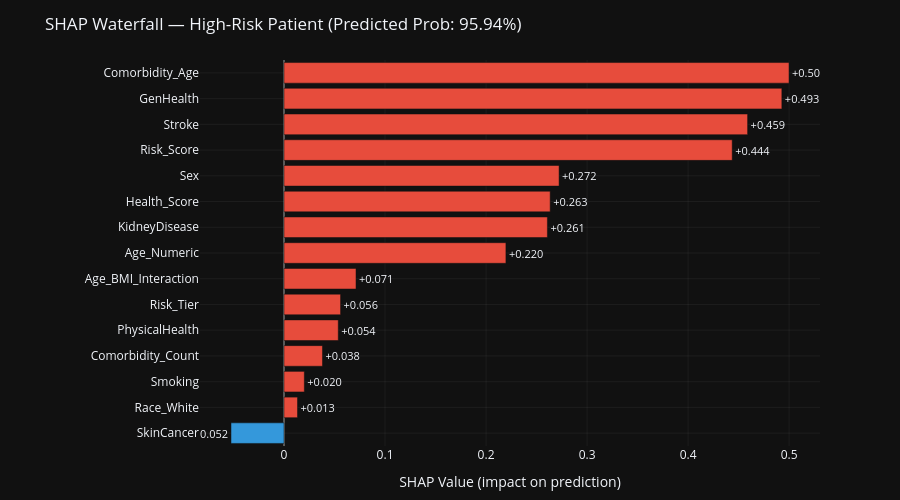

Here is the notebook cell this chart was saved with:
### Code cell
# 3. SHAP Waterfall (For a high-risk patient) — Plotly
y_pred_proba = xgb_v2.predict_proba(X_sample)[:, 1]
high_risk_idx = np.argmax(y_pred_proba)

sv = shap_values[high_risk_idx]
feat_names = X_test.columns.tolist()

# Get top 15 features by absolute SHAP value
wf_df = pd.DataFrame({
    'feature': feat_names,
    'shap_value': sv,
    'abs_shap': np.abs(sv)
}).sort_values('abs_shap', ascending=False).head(15)
wf_df = wf_df.sort_values('shap_value', ascending=True)

colors = ['#E74C3C' if v > 0 else '#3498DB' for v in wf_df['shap_value']]

fig3 = go.Figure(go.Bar(
    x=wf_df['shap_value'],
    y=wf_df['feature'],
    orientation='h',
    marker_color=colors,
    text=[f"{v:+.3f}" for v in wf_df['shap_value']],
    textposition='outside',
    textfont=dict(size=11),
))
fig3.update_layout(
    title=f'SHAP Waterfall — High-Risk Patient (Predicted Prob: {y_pred_proba[high_risk_idx]:.2%})',
    xaxis=dict(
        title='SHAP Value (impact on prediction)',
        zeroline=True, zerolinecolor='rgba(255,255,255,0.3)', zerolinewidth=2,
        gridcolor='rgba(255,255,255,0.05)',
    ),
    yaxis=dict(title='', gridcolor='rgba(255,255,255,0.05)'),
    template='plotly_dark',
    height=500,
    margin=dict(l=200, r=80, t=60, b=50),
)
fig3.show()

print(f"\n📐 Base value = {explainer.expected_value:.3f}")
print(f"   Final prediction = {explainer.expected_value + sv.sum():.3f}")
print(f"   Total SHAP shift = {sv.sum():+.3f}")

### Figure 1 — Plotly figure (JSON) as saved in the notebook; plotly's stock layout.template omitted (floating-point values rounded to 4 significant figures)
{"data": [{"marker": {"color": ["#3498DB", "#E74C3C", "#E74C3C", "#E74C3C", "#E74C3C", "#E74C3C", "#E74C3C", "#E74C3C", "#E74C3C", "#E74C3C", "#E74C3C", "#E74C3C", "#E74C3C", "#E74C3C", "#E74C3C"]}, "orientation": "h", "text": ["-0.052", "+0.013", "+0.020", "+0.038", "+0.054", "+0.056", "+0.071", "+0.220", "+0.261", "+0.263", "+0.272", "+0.444", "+0.459", "+0.493", "+0.500"], "textfont": {"size": 11}, "textposition": "outside", "type": "bar", "x": [-0.05248, 0.01336, 0.02012, 0.03809, 0.0537, 0.05598, 0.07128, 0.2197, 0.2607, 0.2635, 0.2723, 0.4437, 0.4589, 0.4928, 0.4999], "y": ["SkinCancer", "Race_White", "Smoking", "Comorbidity_Count", "PhysicalHealth", "Risk_Tier", "Age_BMI_Interaction", "Age_Numeric", "KidneyDisease", "Health_Score", "Sex", "Risk_Score", "Stroke", "GenHealth", "Comorbidity_Age"]}], "layout": {"height": 500, "margin": {"b": 50, "l": 200, "r": 80, "t": 60}, "title": {"text": "SHAP Waterfall — High-Risk Patient (Predicted Prob: 95.94%)"}, "xaxis": {"gridcolor": "rgba(255,255,255,0.05)", "title": {"text": "SHAP Value (impact on prediction)"}, "zeroline": true, "zerolinecolor": "rgba(255,255,255,0.3)", "zerolinewidth": 2}, "yaxis": {"gridcolor": "rgba(255,255,255,0.05)", "title": {"text": ""}}}}
